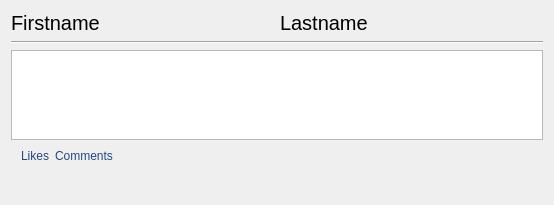
<?xml version="1.0" encoding="UTF-8"?>
<ui version="4.0">
 <class>viewCommentWidget</class>
 <widget class="QWidget" name="viewCommentWidget">
  <property name="geometry">
   <rect>
    <x>0</x>
    <y>0</y>
    <width>554</width>
    <height>205</height>
   </rect>
  </property>
  <property name="windowTitle">
   <string>Form</string>
  </property>
  <property name="styleSheet">
   <string notr="true">background:rgb(246, 250, 252);
color:rgb(1, 31, 54);\n</string>
  </property>
  <layout class="QVBoxLayout" name="verticalLayout">
   <item>
    <layout class="QHBoxLayout" name="horizontalLayout_3">
     <item>
      <widget class="QLabel" name="firstname_label">
       <property name="styleSheet">
        <string notr="true">font-size:15pt</string>
       </property>
       <property name="text">
        <string>Firstname</string>
       </property>
      </widget>
     </item>
     <item>
      <widget class="QLabel" name="lastname_label">
       <property name="styleSheet">
        <string notr="true">font-size:15pt</string>
       </property>
       <property name="text">
        <string>Lastname</string>
       </property>
      </widget>
     </item>
    </layout>
   </item>
   <item>
    <widget class="Line" name="line">
     <property name="orientation">
      <enum>Qt::Horizontal</enum>
     </property>
    </widget>
   </item>
   <item>
    <widget class="QPlainTextEdit" name="content_plainTextEdit">
     <property name="readOnly">
      <bool>true</bool>
     </property>
    </widget>
   </item>
   <item>
    <layout class="QHBoxLayout" name="horizontalLayout_2">
     <property name="leftMargin">
      <number>10</number>
     </property>
     <property name="rightMargin">
      <number>10</number>
     </property>
     <item>
      <widget class="QLabel" name="likes_label">
       <property name="styleSheet">
        <string notr="true">color:rgb(32, 74, 135)
</string>
       </property>
       <property name="text">
        <string>Likes</string>
       </property>
      </widget>
     </item>
     <item>
      <widget class="QLabel" name="comments_label">
       <property name="styleSheet">
        <string notr="true">color:rgb(32, 74, 135);
</string>
       </property>
       <property name="text">
        <string>Comments</string>
       </property>
      </widget>
     </item>
     <item>
      <spacer name="horizontalSpacer_2">
       <property name="orientation">
        <enum>Qt::Horizontal</enum>
       </property>
       <property name="sizeHint" stdset="0">
        <size>
         <width>40</width>
         <height>20</height>
        </size>
       </property>
      </spacer>
     </item>
    </layout>
   </item>
   <item>
    <layout class="QHBoxLayout" name="horizontalLayout">
     <item>
      <widget class="QPushButton" name="like_pushButton">
       <property name="text">
        <string/>
       </property>
       <property name="icon">
        <iconset resource="../resources/resources.qrc">
         <normaloff>:/images/like-empty.png</normaloff>:/images/like-empty.png</iconset>
       </property>
       <property name="iconSize">
        <size>
         <width>25</width>
         <height>25</height>
        </size>
       </property>
       <property name="flat">
        <bool>true</bool>
       </property>
      </widget>
     </item>
     <item>
      <widget class="QPushButton" name="comment_pushButton">
       <property name="text">
        <string/>
       </property>
       <property name="icon">
        <iconset resource="../resources/resources.qrc">
         <normaloff>:/images/comment.png</normaloff>:/images/comment.png</iconset>
       </property>
       <property name="iconSize">
        <size>
         <width>25</width>
         <height>25</height>
        </size>
       </property>
       <property name="flat">
        <bool>true</bool>
       </property>
      </widget>
     </item>
     <item>
      <widget class="QPushButton" name="showComment_pushButton">
       <property name="styleSheet">
        <string notr="true"/>
       </property>
       <property name="text">
        <string/>
       </property>
       <property name="icon">
        <iconset resource="../resources/resources.qrc">
         <normaloff>:/images/eye.png</normaloff>:/images/eye.png</iconset>
       </property>
       <property name="iconSize">
        <size>
         <width>25</width>
         <height>24</height>
        </size>
       </property>
       <property name="flat">
        <bool>true</bool>
       </property>
      </widget>
     </item>
     <item>
      <spacer name="horizontalSpacer">
       <property name="orientation">
        <enum>Qt::Horizontal</enum>
       </property>
       <property name="sizeHint" stdset="0">
        <size>
         <width>40</width>
         <height>20</height>
        </size>
       </property>
      </spacer>
     </item>
    </layout>
   </item>
  </layout>
 </widget>
 <resources>
  <include location="../resources/resources.qrc"/>
 </resources>
 <connections/>
</ui>
